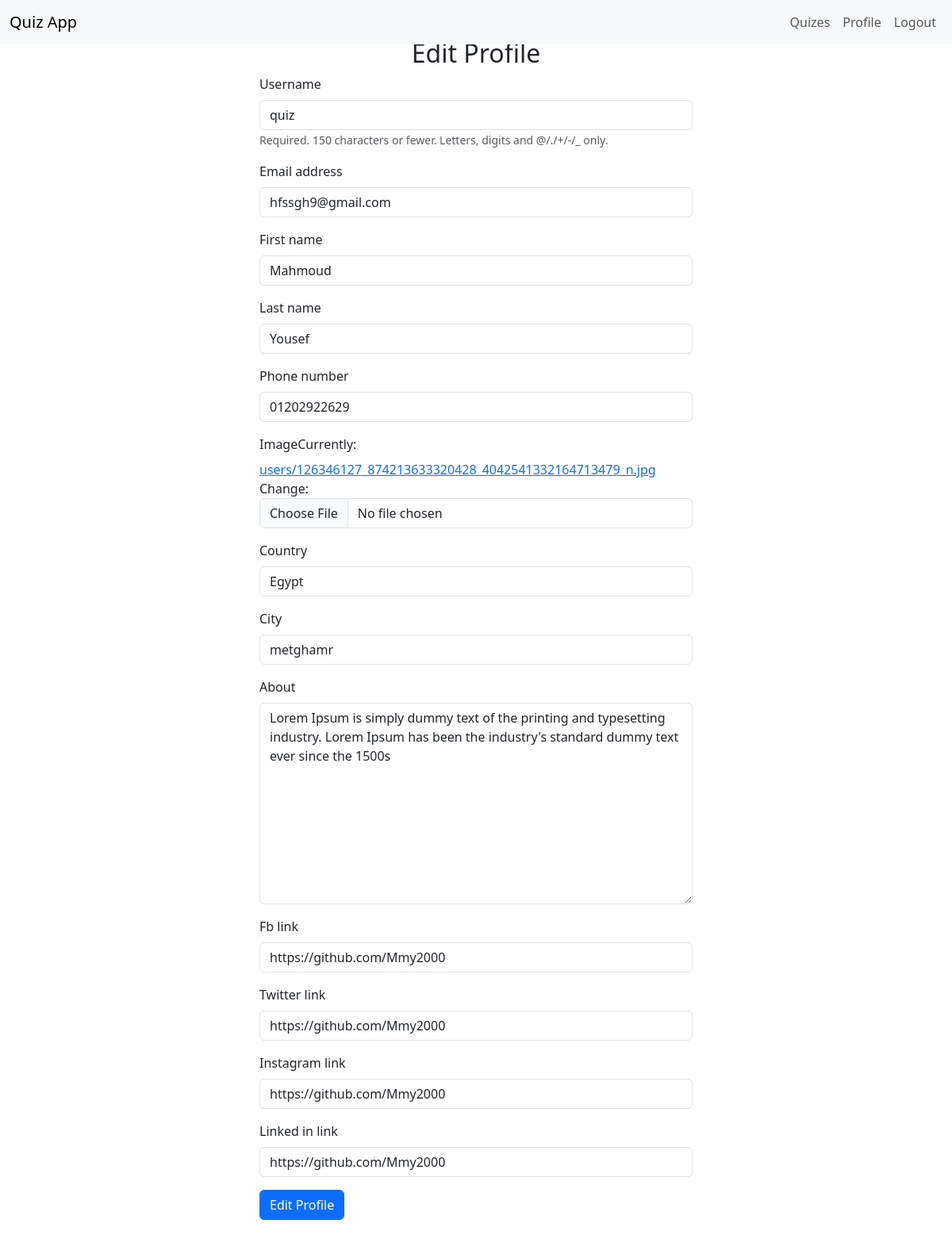
/accounts/profile/edit (signed in), run on the app's committed database.
### accounts/models.py (models this page shows, shortened)
class Profile(models.Model):
    user = models.OneToOneField(User,on_delete=models.CASCADE)
    phone_number = models.CharField(max_length=20)
    city = models.CharField(max_length=50)
    image = models.ImageField(upload_to='users/')
    about = models.TextField(max_length=500 , blank=True , null=True)
    country = models.CharField(max_length=50 ,blank=True, null=True)
    created_at = models.DateTimeField( default=timezone.now)
    fb_link = models.URLField( max_length=200 , blank=True , null=True)
    twitter_link = models.URLField( max_length=200, blank=True , null=True)
    instagram_link = models.URLField( max_length=200, blank=True , null=True)
    linked_in_link = models.URLField( max_length=200, blank=True , null=True)

### accounts/views.py (the view)
# urls.py: path('profile/edit' , views.edit_profile , name='edit_profile'),
def edit_profile(request):
    profile = Profile.objects.get(user=request.user)
    if request.method == "POST":
        user_form = UserForm(request.POST , instance=request.user)
        profile_form = ProfileForm(request.POST,request.FILES,instance=profile)
        if user_form.is_valid() and profile_form.is_valid():
            user_form.save()
            myprofile = profile_form.save(commit=False)
            myprofile.user = request.user
            myprofile.save()
            messages.success(request,'Done! Your Profile has been updated.')
            return redirect('/accounts/profile')
    else:
        user_form = UserForm(instance=request.user)
        profile_form = ProfileForm(instance=profile)
    return render(request,'profile/profile_edit.html',{
        'user_form':user_form,
        'profile_form':profile_form,
    })

### accounts/forms.py
class UserForm(forms.ModelForm):
    class Meta:
        model = User
        fields = ['username','email','first_name','last_name',]

class ProfileForm(forms.ModelForm):
    class Meta:
        model = Profile
        fields = ['phone_number','image','country','city','about','fb_link','twitter_link','instagram_link','linked_in_link']

### accounts/templates/profile/profile_edit.html (shortened to what this page needs)
{% extends 'base.html' %}
{% load django_bootstrap5 %}
{% block content %}
<div class="container">
    <div class="col-md-6 mx-auto mt-5">
        <h2 style="text-align:center;">Edit Profile</h2>
        <form method="POST" enctype="multipart/form-data">
            {% bootstrap_form user_form %}
            {% bootstrap_form profile_form %}
            {% bootstrap_button button_type="submit" content="Edit Profile" %}
        </form>
    </div>
</div>
<br>
{% endblock content %}

### static/css/style.css (style rules this page uses)
* { margin: 0; padding: 0 }

### data on the page
Profile: phone_number "01202922629", country "Egypt", city "metghamr", about "Lorem Ipsum is simply dummy text of the printing and typesetting industry. Lorem Ipsum has been the industry's standard dummy text ever since the 1500s", fb_link "https://github.com/Mmy2000", twitter_link "https://github.com/Mmy2000", instagram_link "https://github.com/Mmy2000", linked_in_link "https://github.com/Mmy2000"
